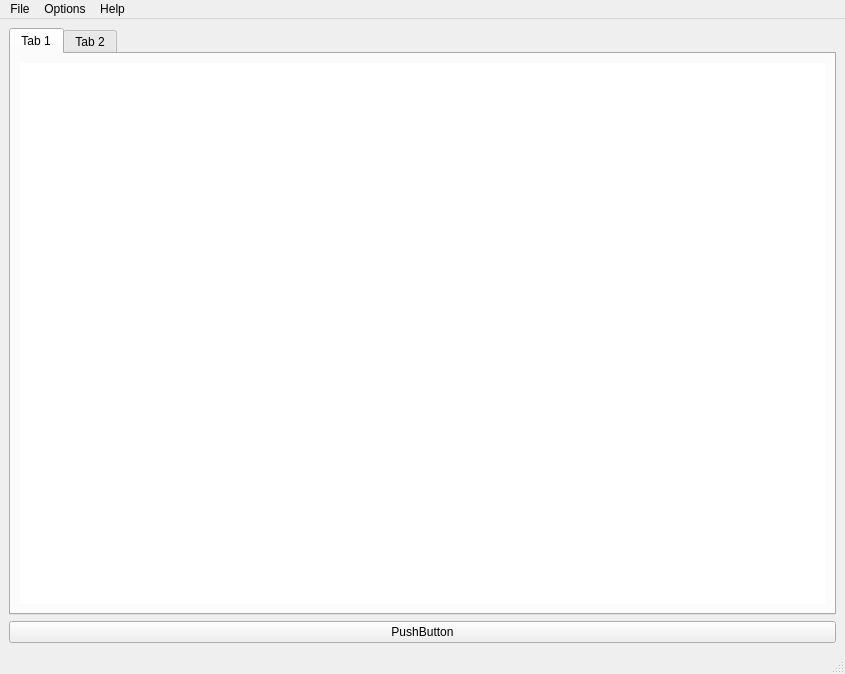
<?xml version="1.0" encoding="UTF-8"?>
<ui version="4.0">
 <class>MainWindow</class>
 <widget class="QMainWindow" name="MainWindow">
  <property name="geometry">
   <rect>
    <x>0</x>
    <y>0</y>
    <width>845</width>
    <height>674</height>
   </rect>
  </property>
  <property name="sizePolicy">
   <sizepolicy hsizetype="Preferred" vsizetype="Preferred">
    <horstretch>0</horstretch>
    <verstretch>0</verstretch>
   </sizepolicy>
  </property>
  <property name="windowTitle">
   <string>MainWindow</string>
  </property>
  <property name="animated">
   <bool>false</bool>
  </property>
  <property name="tabShape">
   <enum>QTabWidget::Rounded</enum>
  </property>
  <widget class="QWidget" name="centralwidget">
   <layout class="QVBoxLayout" name="verticalLayout">
    <item>
     <widget class="QTabWidget" name="tabWidget">
      <widget class="QWidget" name="tab">
       <attribute name="title">
        <string>Tab 1</string>
       </attribute>
       <layout class="QVBoxLayout" name="verticalLayout_2">
        <item>
         <widget class="QTableView" name="tableView">
          <property name="frameShape">
           <enum>QFrame::NoFrame</enum>
          </property>
          <property name="editTriggers">
           <set>QAbstractItemView::DoubleClicked</set>
          </property>
          <property name="selectionMode">
           <enum>QAbstractItemView::MultiSelection</enum>
          </property>
          <property name="selectionBehavior">
           <enum>QAbstractItemView::SelectRows</enum>
          </property>
         </widget>
        </item>
       </layout>
      </widget>
      <widget class="QWidget" name="tab_2">
       <attribute name="title">
        <string>Tab 2</string>
       </attribute>
      </widget>
     </widget>
    </item>
    <item>
     <widget class="QPushButton" name="pushButton">
      <property name="text">
       <string>PushButton</string>
      </property>
     </widget>
    </item>
   </layout>
  </widget>
  <widget class="QStatusBar" name="statusbar"/>
  <widget class="QMenuBar" name="menuBar">
   <property name="geometry">
    <rect>
     <x>0</x>
     <y>0</y>
     <width>845</width>
     <height>21</height>
    </rect>
   </property>
   <widget class="QMenu" name="menuFile">
    <property name="title">
     <string>File</string>
    </property>
    <addaction name="actionExit"/>
   </widget>
   <widget class="QMenu" name="menuOptions">
    <property name="title">
     <string>Options</string>
    </property>
   </widget>
   <widget class="QMenu" name="menuHelp">
    <property name="title">
     <string>Help</string>
    </property>
    <addaction name="actionAbout"/>
   </widget>
   <addaction name="menuFile"/>
   <addaction name="menuOptions"/>
   <addaction name="menuHelp"/>
  </widget>
  <action name="actionAbout">
   <property name="text">
    <string>About</string>
   </property>
  </action>
  <action name="actionExit">
   <property name="text">
    <string>Exit</string>
   </property>
  </action>
 </widget>
 <resources/>
 <connections/>
</ui>
